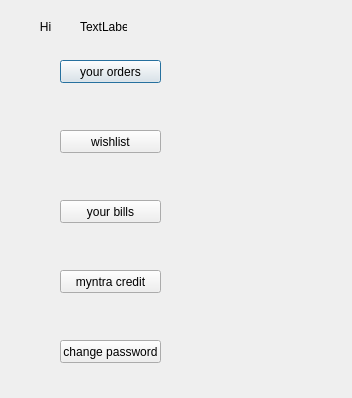
<?xml version="1.0" encoding="UTF-8"?>
<ui version="4.0">
 <class>customerprofiepage</class>
 <widget class="QDialog" name="customerprofiepage">
  <property name="geometry">
   <rect>
    <x>0</x>
    <y>0</y>
    <width>352</width>
    <height>398</height>
   </rect>
  </property>
  <property name="windowTitle">
   <string>Dialog</string>
  </property>
  <property name="styleSheet">
   <string notr="true">background-image: url(:/imagestart/pic/bcap4.jpg);</string>
  </property>
  <widget class="QLabel" name="label">
   <property name="geometry">
    <rect>
     <x>80</x>
     <y>20</y>
     <width>47</width>
     <height>13</height>
    </rect>
   </property>
   <property name="text">
    <string>TextLabel</string>
   </property>
  </widget>
  <widget class="QLabel" name="label_2">
   <property name="geometry">
    <rect>
     <x>20</x>
     <y>20</y>
     <width>47</width>
     <height>13</height>
    </rect>
   </property>
   <property name="styleSheet">
    <string notr="true">font: 75 italic 13pt &quot;MS Sans Serif&quot;;</string>
   </property>
   <property name="text">
    <string>      Hi</string>
   </property>
  </widget>
  <widget class="QPushButton" name="pushButton">
   <property name="geometry">
    <rect>
     <x>60</x>
     <y>60</y>
     <width>101</width>
     <height>23</height>
    </rect>
   </property>
   <property name="text">
    <string>your orders</string>
   </property>
  </widget>
  <widget class="QPushButton" name="pushButton_2">
   <property name="geometry">
    <rect>
     <x>60</x>
     <y>130</y>
     <width>101</width>
     <height>23</height>
    </rect>
   </property>
   <property name="text">
    <string>wishlist</string>
   </property>
  </widget>
  <widget class="QPushButton" name="pushButton_3">
   <property name="geometry">
    <rect>
     <x>60</x>
     <y>200</y>
     <width>101</width>
     <height>23</height>
    </rect>
   </property>
   <property name="text">
    <string>your bills</string>
   </property>
  </widget>
  <widget class="QPushButton" name="pushButton_4">
   <property name="geometry">
    <rect>
     <x>60</x>
     <y>270</y>
     <width>101</width>
     <height>23</height>
    </rect>
   </property>
   <property name="text">
    <string>myntra credit</string>
   </property>
  </widget>
  <widget class="QPushButton" name="pushButton_5">
   <property name="geometry">
    <rect>
     <x>60</x>
     <y>340</y>
     <width>101</width>
     <height>23</height>
    </rect>
   </property>
   <property name="text">
    <string>change password</string>
   </property>
  </widget>
 </widget>
 <resources/>
 <connections/>
</ui>
